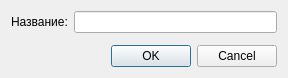
<?xml version="1.0" encoding="UTF-8"?>
<ui version="4.0">
 <class>Dialog</class>
 <widget class="QDialog" name="Dialog">
  <property name="geometry">
   <rect>
    <x>0</x>
    <y>0</y>
    <width>288</width>
    <height>78</height>
   </rect>
  </property>
  <property name="windowTitle">
   <string>Создание вида мероприятий</string>
  </property>
  <layout class="QHBoxLayout" name="horizontalLayout">
   <item>
    <layout class="QVBoxLayout" name="verticalLayout">
     <item>
      <layout class="QFormLayout" name="formLayout">
       <item row="0" column="0">
        <widget class="QLabel" name="label">
         <property name="text">
          <string>Название:</string>
         </property>
        </widget>
       </item>
       <item row="0" column="1">
        <widget class="QLineEdit" name="lineEdit"/>
       </item>
      </layout>
     </item>
     <item>
      <widget class="QDialogButtonBox" name="buttonBox">
       <property name="orientation">
        <enum>Qt::Horizontal</enum>
       </property>
       <property name="standardButtons">
        <set>QDialogButtonBox::Cancel|QDialogButtonBox::Ok</set>
       </property>
      </widget>
     </item>
    </layout>
   </item>
  </layout>
 </widget>
 <resources/>
 <connections>
  <connection>
   <sender>buttonBox</sender>
   <signal>accepted()</signal>
   <receiver>Dialog</receiver>
   <slot>accept()</slot>
   <hints>
    <hint type="sourcelabel">
     <x>248</x>
     <y>254</y>
    </hint>
    <hint type="destinationlabel">
     <x>157</x>
     <y>274</y>
    </hint>
   </hints>
  </connection>
  <connection>
   <sender>buttonBox</sender>
   <signal>rejected()</signal>
   <receiver>Dialog</receiver>
   <slot>reject()</slot>
   <hints>
    <hint type="sourcelabel">
     <x>316</x>
     <y>260</y>
    </hint>
    <hint type="destinationlabel">
     <x>286</x>
     <y>274</y>
    </hint>
   </hints>
  </connection>
 </connections>
</ui>
